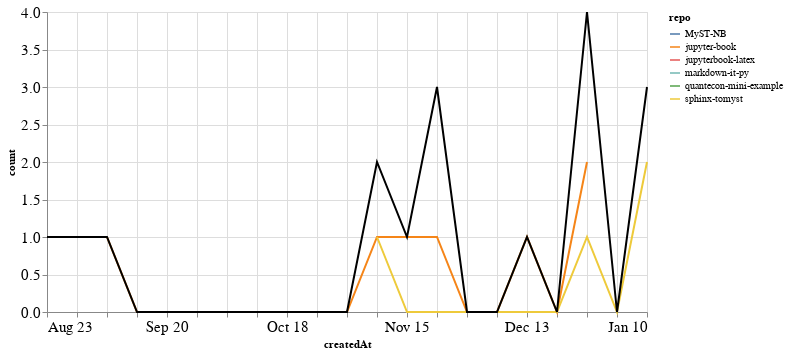

The cell this chart's notebook holds for it:
### Markdown cell above
### PRs

### Code cell
prs_time = prs.groupby('repo').resample('W', on='createdAt').count()['author'].reset_index()
prs_time = prs_time.rename(columns={'author': 'count'})
prs_time_total = prs_time.groupby('createdAt').agg({"count": "sum"}).reset_index()

ch1 = alt.Chart(prs_time, width=600).mark_line().encode(
    x='createdAt',
    y='count',
    color='repo',
    tooltip="repo"
)

ch2 = alt.Chart(prs_time_total, width=600).mark_line(color="black").encode(
    x='createdAt',
    y='count',
)

ch1 + ch2

### Figure 1 — Vega-Lite specification as saved in the notebook (floating-point values rounded to 4 significant figures)
{"config": {"axisLeft": {"labelFontSize": 15}, "axisBottom": {"labelFontSize": 15}}, "layer": [{"data": {"name": "data-c79ddaff104fcb03c77b8c51ec91fcf7"}, "mark": "line", "encoding": {"color": {"type": "nominal", "field": "repo"}, "tooltip": {"type": "nominal", "field": "repo"}, "x": {"type": "temporal", "field": "createdAt"}, "y": {"type": "quantitative", "field": "count"}}, "width": 600}, {"data": {"name": "data-15938a23b05750b820fc6a44defa0abf"}, "mark": {"type": "line", "color": "black"}, "encoding": {"x": {"type": "temporal", "field": "createdAt"}, "y": {"type": "quantitative", "field": "count"}}, "width": 600}], "$schema": "https://vega.github.io/schema/vega-lite/v4.8.1.json", "datasets": {"data-c79ddaff104fcb03c77b8c51ec91fcf7": [{"repo": "MyST-NB", "createdAt": "2021-01-10T00:00:00", "count": 1}, {"repo": "jupyter-book", "createdAt": "2020-09-06T00:00:00", "count": 1}, {"repo": "jupyter-book", "createdAt": "2020-09-13T00:00:00", "count": 0}, {"repo": "jupyter-book", "createdAt": "2020-09-20T00:00:00", "count": 0}, {"repo": "jupyter-book", "createdAt": "2020-09-27T00:00:00", "count": 0}, {"repo": "jupyter-book", "createdAt": "2020-10-04T00:00:00", "count": 0}, {"repo": "jupyter-book", "createdAt": "2020-10-11T00:00:00", "count": 0}, {"repo": "jupyter-book", "createdAt": "2020-10-18T00:00:00", "count": 0}, {"repo": "jupyter-book", "createdAt": "2020-10-25T00:00:00", "count": 0}, {"repo": "jupyter-book", "createdAt": "2020-11-01T00:00:00", "count": 0}, {"repo": "jupyter-book", "createdAt": "2020-11-08T00:00:00", "count": 1}, {"repo": "jupyter-book", "createdAt": "2020-11-15T00:00:00", "count": 1}, {"repo": "jupyter-book", "createdAt": "2020-11-22T00:00:00", "count": 1}, {"repo": "jupyter-book", "createdAt": "2020-11-29T00:00:00", "count": 0}, {"repo": "jupyter-book", "createdAt": "2020-12-06T00:00:00", "count": 0}, {"repo": "jupyter-book", "createdAt": "2020-12-13T00:00:00", "count": 1}, {"repo": "jupyter-book", "createdAt": "2020-12-20T00:00:00", "count": 0}, {"repo": "jupyter-book", "createdAt": "2020-12-27T00:00:00", "count": 2}, {"repo": "jupyterbook-latex", "createdAt": "2020-12-27T00:00:00", "count": 1}, {"repo": "markdown-it-py", "createdAt": "2020-08-23T00:00:00", "count": 1}, {"repo": "quantecon-mini-example", "createdAt": "2020-11-22T00:00:00", "count": 2}, {"repo": "sphinx-tomyst", "createdAt": "2020-11-08T00:00:00", "count": 1}, {"repo": "sphinx-tomyst", "createdAt": "2020-11-15T00:00:00", "count": 0}, {"repo": "sphinx-tomyst", "createdAt": "2020-11-22T00:00:00", "count": 0}, {"repo": "sphinx-tomyst", "createdAt": "2020-11-29T00:00:00", "count": 0}, {"repo": "sphinx-tomyst", "createdAt": "2020-12-06T00:00:00", "count": 0}, {"repo": "sphinx-tomyst", "createdAt": "2020-12-13T00:00:00", "count": 0}, {"repo": "sphinx-tomyst", "createdAt": "2020-12-20T00:00:00", "count": 0}, {"repo": "sphinx-tomyst", "createdAt": "2020-12-27T00:00:00", "count": 1}, {"repo": "sphinx-tomyst", "createdAt": "2021-01-03T00:00:00", "count": 0}, {"repo": "sphinx-tomyst", "createdAt": "2021-01-10T00:00:00", "count": 2}], "data-15938a23b05750b820fc6a44defa0abf": [{"createdAt": "2020-08-23T00:00:00", "count": 1}, {"createdAt": "2020-09-06T00:00:00", "count": 1}, {"createdAt": "2020-09-13T00:00:00", "count": 0}, {"createdAt": "2020-09-20T00:00:00", "count": 0}, {"createdAt": "2020-09-27T00:00:00", "count": 0}, {"createdAt": "2020-10-04T00:00:00", "count": 0}, {"createdAt": "2020-10-11T00:00:00", "count": 0}, {"createdAt": "2020-10-18T00:00:00", "count": 0}, {"createdAt": "2020-10-25T00:00:00", "count": 0}, {"createdAt": "2020-11-01T00:00:00", "count": 0}, {"createdAt": "2020-11-08T00:00:00", "count": 2}, {"createdAt": "2020-11-15T00:00:00", "count": 1}, {"createdAt": "2020-11-22T00:00:00", "count": 3}, {"createdAt": "2020-11-29T00:00:00", "count": 0}, {"createdAt": "2020-12-06T00:00:00", "count": 0}, {"createdAt": "2020-12-13T00:00:00", "count": 1}, {"createdAt": "2020-12-20T00:00:00", "count": 0}, {"createdAt": "2020-12-27T00:00:00", "count": 4}, {"createdAt": "2021-01-03T00:00:00", "count": 0}, {"createdAt": "2021-01-10T00:00:00", "count": 3}]}}
